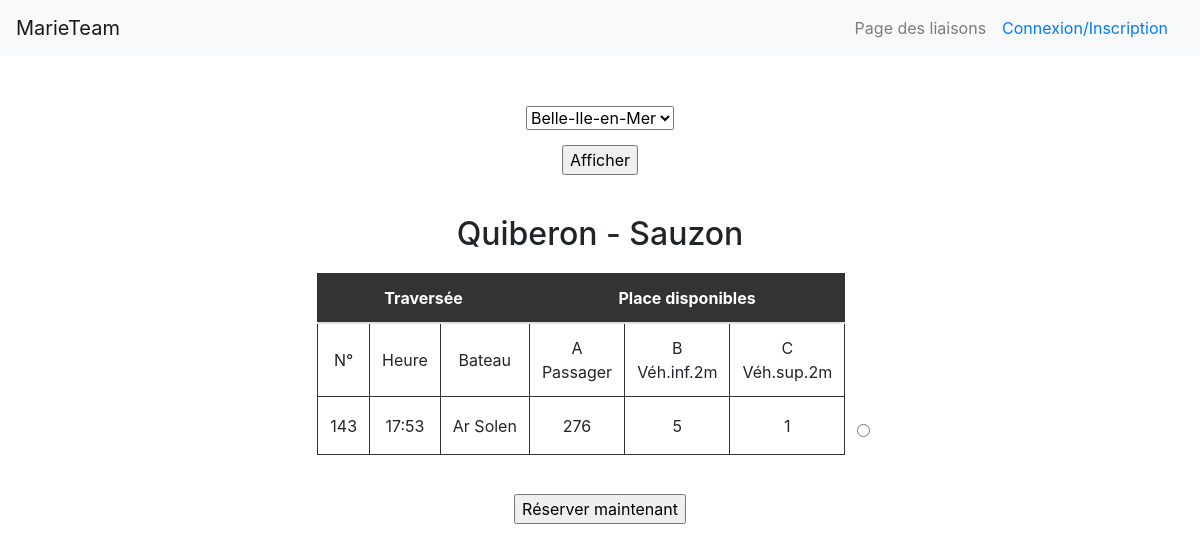
Page /liaison.php?liaison=16&1 on the committed database.
### tables this page shows
CREATE TABLE IF NOT EXISTS `port` (
  `idPort` int(11) NOT NULL,
  `nom` varchar(50) NOT NULL,
  PRIMARY KEY (`idPort`)
);

CREATE TABLE IF NOT EXISTS `traversee` (
  `numTrav` int(11) NOT NULL,
  `date` date NOT NULL,
  `heure` varchar(50) NOT NULL,
  `idBateau` int(11) NOT NULL,
  `code` int(11) NOT NULL,
  PRIMARY KEY (`numTrav`),
  KEY `TRAVERSEE_BATEAU_FK` (`idBateau`),
  KEY `TRAVERSEE_LIAISON0_FK` (`code`)
);

CREATE TABLE IF NOT EXISTS `bateau` (
  `idBateau` int(11) NOT NULL,
  `nom` varchar(50) NOT NULL,
  PRIMARY KEY (`idBateau`)
);

CREATE TABLE IF NOT EXISTS `contenir` (
  `idBateau` int(11) NOT NULL,
  `lettre` varchar(50) NOT NULL,
  `capaciteMax` int(11) NOT NULL,
  PRIMARY KEY (`idBateau`,`lettre`),
  KEY `CONTENIR_CATEGORIE0_FK` (`lettre`)
);

### liaison.php (the view, shortened to what this page needs)
<!doctype html>
<html lang="fr">
  <head>
    <link rel="stylesheet" href="bootstrap.css">
    <link rel="stylesheet" href="liaison.css">
  </head>
  <body>
    <?php
      try{
        $bdd = new PDO('mysql:host=localhost;dbname=marieteam;charset=utf8','root','');
      }
      catch(Exception $e){
        die('Erreur : '.$e->getMessage());
      }
    ?>
    <nav class="navbar navbar-expand-lg navbar-light bg-light">
      <a class="navbar-brand" href="index.php">MarieTeam</a>
      <div class="collapse navbar-collapse" id="navbarSupportedContent">
        <span class="navbar-text">
          Page des liaisons
        </span>
        <?php if(!isset($_SESSION['username'])){?>
        <form class="form-inline my-2 my-lg-0">
          <a class="nav-link" href="Connexion.php">Connexion/Inscription<span class="sr-only">(current)</span></a>
        </form>
        <?php }
         ?>
      </div>
    </nav>
    <div class="container">
      <form method="get" action="liaison.php">
        <select name="secteur">
                <?php
                $sql = 'SELECT nom FROM secteur';
                $stm = $bdd->prepare($sql);
                $stm->execute();
                $result_secteur = $stm->fetchAll();
                foreach($result_secteur as $row){?>
                  <option value=<?php echo htmlspecialchars($row['nom']);?>><?php echo htmlspecialchars($row['nom']);?></option>
                <?php
                }
              ?>
        </select><br>
        <input type="submit" value="Afficher" />
      </form>
    </div>
    <?php
     if(isset($_GET['liaison'])){
      $sql = 'SELECT idPort, idPort_ARRIVEE FROM liaison WHERE code = ?';
      $stm = $bdd->prepare($sql);
      $stm->execute(array($_GET['liaison']));
      $result = $stm->fetchAll();
      $idP1 = $result[0]['idPort'];
      $idP2 = $result[0]['idPort_ARRIVEE'];
      $sql = 'SELECT nom FROM port WHERE idPort = ?';
      $stm = $bdd->prepare($sql);
      $stm->execute(array($idP1));
      $donnee = $stm->fetchAll();
      $nomPortDep = $donnee[0]['nom'];
      $sql = 'SELECT nom FROM port WHERE idPort = ?';
      $stm = $bdd->prepare($sql);
      $stm->execute(array($idP2));
      $donnee = $stm->fetchAll();
      $nomPortArr = $donnee[0]['nom'];
    ?>
      <div class="table">
        <?php
          echo "<h2>".$nomPortDep." - ".$nomPortArr."</h2>";
        ?>
        <table>
          <thead>
           <tr>
            <th colspan="3">Traversée</th>
            <th colspan="3">Place disponibles</th>
           </tr>
          </thead>
          <tbody>
            <tr>
              <td>N°</td>
              <td>Heure</td>
              <td>Bateau</td>
              <td>A<br>Passager</td>
              <td>B<br>Véh.inf.2m</td>
              <td>C<br>Véh.sup.2m</td>
            </tr>
            <?php
              $sql = 'SELECT T.numTrav, T.heure, B.nom, B.idBateau FROM traversee as T, bateau as B WHERE T.code = ? AND T.idBateau = B.idBateau ORDER BY heure';
              $stm = $bdd->prepare($sql);
              $stm->execute(array($_GET['liaison']));
              $result = $stm->fetchAll();
              foreach($result as $row){ ?>
                  <tr>
                    <td><?php echo htmlspecialchars($row['numTrav']);?></td>
                    <td><?php echo htmlspecialchars($row['heure']);?></td>
                    <td><?php echo htmlspecialchars($row['nom']);?></td>
                    <?php
                      $sql = 'SELECT C.capaciteMax FROM contenir as C, bateau as B WHERE C.idBateau = ? AND C.idBateau = B.idBateau ORDER BY C.lettre';
                      $stm = $bdd->prepare($sql);
                      $stm->execute(array($row['idBateau']));
                      $donnee = $stm->fetchAll(); ?>
                      <form action="reservation.php" method="get">
                      <?php
                      foreach($donnee as $ligne){ ?>
                        <td><?php echo htmlspecialchars($ligne['capaciteMax']);?></td>
                      <?php }
                    ?>
                    <td class="sansbordure"><input type="radio" id="<?php echo htmlspecialchars($row['numTrav']); ?>" name="reservation" value="<?php echo htmlspecialchars($row['numTrav']); ?>"></td>
                  </tr>
              <?php }
            ?>
            </tbody>
        </table><br>
        <center><input type="submit" value="Réserver maintenant"></center>
      </div>
    <?php
    }
    ?>
  </body>
</html>

### liaison.css (style rules this page uses)
.container { margin-top:50px; text-align: center; }
table { margin:auto; margin-top: 20px; }
input { margin-top:15px; }
td,th { border: 1px solid #333; }
thead, tfoot { background-color: #333; color: #fff; }
th, td { text-align: center; vertical-align: middle; }
h2 { text-align:center; margin-top: 40px; }
.sansbordure { border-style:none; }

### rows in the picture
port: nom "Quiberon"
port: nom "Sauzon"
traversee: numTrav "143", heure "17:53", idBateau.nom "Ar Solen"
contenir: capaciteMax "276"
contenir: capaciteMax "5"
contenir: capaciteMax "1"

### other values in the picture
form field secteur "Belle-Ile-en-Mer"
